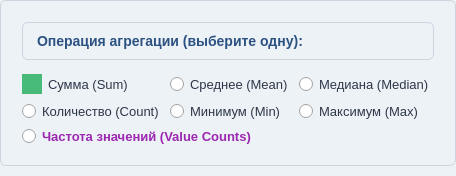
                      <widget class="QFrame" name="agg_operation_frame">
                       <property name="styleSheet">
                        <string notr="true">QFrame {
    background-color: #edf2f7;
    border: 1px solid #cbd5e0;
    border-radius: 6px;
    padding: 10px;
    margin-bottom: 10px;
}</string>
                       </property>
                       <layout class="QVBoxLayout" name="verticalLayout_agg_operation">
                        <item>
                         <widget class="QLabel" name="agg_operation_label">
                          <property name="styleSheet">
                           <string notr="true">color: #2c5282;
font-size: 14px;
font-weight: bold;
margin-bottom: 8px;</string>
                          </property>
                          <property name="text">
                           <string>Операция агрегации (выберите одну):</string>
                          </property>
                         </widget>
                        </item>
                        <item>
                         <layout class="QGridLayout" name="gridLayout_agg_operations">
                          <item row="0" column="0">
                           <widget class="QRadioButton" name="agg_sum_radio">
                            <property name="styleSheet">
                             <string notr="true">QRadioButton {
    font-size: 13px;
    color: #2d3748;
}
QRadioButton::indicator {
    width: 16px;
    height: 16px;
}
QRadioButton::indicator:checked {
    background-color: #48bb78;
    border: 2px solid #48bb78;
}</string>
                            </property>
                            <property name="text">
                             <string>Сумма (Sum)</string>
                            </property>
                            <property name="checked">
                             <bool>true</bool>
                            </property>
                           </widget>
                          </item>
                          <item row="0" column="1">
                           <widget class="QRadioButton" name="agg_mean_radio">
                            <property name="styleSheet">
                             <string notr="true">QRadioButton {
    font-size: 13px;
    color: #2d3748;
}</string>
                            </property>
                            <property name="text">
                             <string>Среднее (Mean)</string>
                            </property>
                           </widget>
                          </item>
                          <item row="0" column="2">
                           <widget class="QRadioButton" name="agg_median_radio">
                            <property name="styleSheet">
                             <string notr="true">QRadioButton {
    font-size: 13px;
    color: #2d3748;
}</string>
                            </property>
                            <property name="text">
                             <string>Медиана (Median)</string>
                            </property>
                           </widget>
                          </item>
                          <item row="1" column="0">
                           <widget class="QRadioButton" name="agg_count_radio">
                            <property name="styleSheet">
                             <string notr="true">QRadioButton {
    font-size: 13px;
    color: #2d3748;
}</string>
                            </property>
                            <property name="text">
                             <string>Количество (Count)</string>
                            </property>
                           </widget>
                          </item>
                          <item row="1" column="1">
                           <widget class="QRadioButton" name="agg_min_radio">
                            <property name="styleSheet">
                             <string notr="true">QRadioButton {
    font-size: 13px;
    color: #2d3748;
}</string>
                            </property>
                            <property name="text">
                             <string>Минимум (Min)</string>
                            </property>
                           </widget>
                          </item>
                          <item row="1" column="2">
                           <widget class="QRadioButton" name="agg_max_radio">
                            <property name="styleSheet">
                             <string notr="true">QRadioButton {
    font-size: 13px;
    color: #2d3748;
}</string>
                            </property>
                            <property name="text">
                             <string>Максимум (Max)</string>
                            </property>
                           </widget>
                          </item>
                          <item row="2" column="0" colspan="3">
                           <widget class="QRadioButton" name="agg_value_counts_radio">
                            <property name="styleSheet">
                             <string notr="true">QRadioButton {
    font-size: 13px;
    color: #9C27B0;
    font-weight: bold;
}
QRadioButton::indicator:checked {
    background-color: #9C27B0;
    border: 2px solid #9C27B0;
}</string>
                            </property>
                            <property name="text">
                             <string>Частота значений (Value Counts)</string>
                            </property>
                           </widget>
                          </item>
                         </layout>
                        </item>
                       </layout>
                      </widget>
